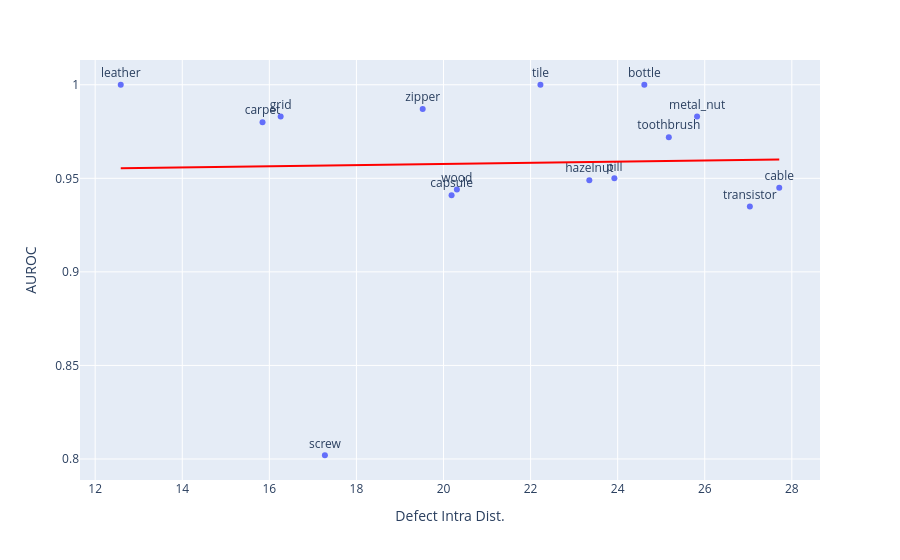

The code cell stored with this chart in its notebook:
### Code cell
fig = px.scatter(patch_combined.reset_index(), 
                x="Defect Intra Dist.",
                y="AUROC", 
                text="category", 
                hover_name="category", 
                trendline="ols" 
            ) 
fig.data[1].line.color = "red" 
fig.update_traces(textposition="top center") 
fig.show() 

fig.write_image(
    IMAGE_DIR / "patch_mal_def_intra.svg",
    width=1200,
    height=450
)

### Figure 1 — Plotly figure (JSON) as saved in the notebook; plotly's stock layout.template omitted (floating-point values rounded to 4 significant figures)
{"data": [{"hovertemplate": "<b>%{hovertext}</b><br><br>Defect Intra Dist.=%{x}<br>AUROC=%{y}<br>category=%{text}<extra></extra>", "hovertext": ["bottle", "cable", "capsule", "carpet", "grid", "hazelnut", "leather", "metal_nut", "pill", "screw", "tile", "toothbrush", "transistor", "wood", "zipper"], "legendgroup": "", "marker": {"color": "#636efa", "symbol": "circle"}, "mode": "markers+text", "name": "", "orientation": "v", "showlegend": false, "text": ["bottle", "cable", "capsule", "carpet", "grid", "hazelnut", "leather", "metal_nut", "pill", "screw", "tile", "toothbrush", "transistor", "wood", "zipper"], "textposition": "top center", "type": "scatter", "x": [24.61, 27.71, 20.19, 15.84, 16.26, 23.35, 12.59, 25.82, 23.92, 17.28, 22.23, 25.17, 27.04, 20.31, 19.52], "xaxis": "x", "y": [1.0, 0.945, 0.941, 0.98, 0.983, 0.949, 1.0, 0.983, 0.95, 0.802, 1.0, 0.972, 0.935, 0.944, 0.987], "yaxis": "y"}, {"hovertemplate": "<b>OLS trendline</b><br>AUROC = 0.000307514 * Defect Intra Dist. + 0.951469<br>R<sup>2</sup>=0.000798<br><br>Defect Intra Dist.=%{x}<br>AUROC=%{y} <b>(trend)</b><extra></extra>", "legendgroup": "", "line": {"color": "red"}, "marker": {"color": "#636efa", "symbol": "circle"}, "mode": "lines", "name": "", "showlegend": false, "textposition": "top center", "type": "scatter", "x": [12.59, 15.84, 16.26, 17.28, 19.52, 20.19, 20.31, 22.23, 23.35, 23.92, 24.61, 25.17, 25.82, 27.04, 27.71], "xaxis": "x", "y": [0.9553, 0.9563, 0.9565, 0.9568, 0.9575, 0.9577, 0.9577, 0.9583, 0.9586, 0.9588, 0.959, 0.9592, 0.9594, 0.9598, 0.96], "yaxis": "y"}], "layout": {"legend": {"tracegroupgap": 0}, "margin": {"t": 60}, "xaxis": {"anchor": "y", "domain": [0, 1], "title": {"text": "Defect Intra Dist."}}, "yaxis": {"anchor": "x", "domain": [0, 1], "title": {"text": "AUROC"}}}}
